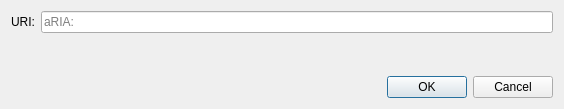
<?xml version="1.0" encoding="UTF-8"?>
<ui version="4.0">
 <class>OpenURIDialog</class>
 <widget class="QDialog" name="OpenURIDialog">
  <property name="geometry">
   <rect>
    <x>0</x>
    <y>0</y>
    <width>564</width>
    <height>109</height>
   </rect>
  </property>
  <property name="windowTitle">
   <string>Open aRIA URI</string>
  </property>
  <layout class="QVBoxLayout" name="verticalLayout">
   <item>
    <layout class="QHBoxLayout" name="horizontalLayout">
     <item>
      <widget class="QLabel" name="label">
       <property name="text">
        <string>URI:</string>
       </property>
      </widget>
     </item>
     <item>
      <widget class="QValidatedLineEdit" name="uriEdit">
       <property name="placeholderText">
        <string notr="true">aRIA:</string>
       </property>
      </widget>
     </item>
    </layout>
   </item>
   <item>
    <spacer name="verticalSpacer">
     <property name="orientation">
      <enum>Qt::Vertical</enum>
     </property>
     <property name="sizeHint" stdset="0">
      <size>
       <width>20</width>
       <height>40</height>
      </size>
     </property>
    </spacer>
   </item>
   <item>
    <widget class="QDialogButtonBox" name="buttonBox">
     <property name="orientation">
      <enum>Qt::Horizontal</enum>
     </property>
     <property name="standardButtons">
      <set>QDialogButtonBox::Cancel|QDialogButtonBox::Ok</set>
     </property>
    </widget>
   </item>
  </layout>
 </widget>
 <customwidgets>
  <customwidget>
   <class>QValidatedLineEdit</class>
   <extends>QLineEdit</extends>
   <header>qt/qvalidatedlineedit.h</header>
  </customwidget>
 </customwidgets>
 <resources/>
 <connections>
  <connection>
   <sender>buttonBox</sender>
   <signal>accepted()</signal>
   <receiver>OpenURIDialog</receiver>
   <slot>accept()</slot>
   <hints>
    <hint type="sourcelabel">
     <x>248</x>
     <y>254</y>
    </hint>
    <hint type="destinationlabel">
     <x>157</x>
     <y>274</y>
    </hint>
   </hints>
  </connection>
  <connection>
   <sender>buttonBox</sender>
   <signal>rejected()</signal>
   <receiver>OpenURIDialog</receiver>
   <slot>reject()</slot>
   <hints>
    <hint type="sourcelabel">
     <x>316</x>
     <y>260</y>
    </hint>
    <hint type="destinationlabel">
     <x>286</x>
     <y>274</y>
    </hint>
   </hints>
  </connection>
 </connections>
</ui>
